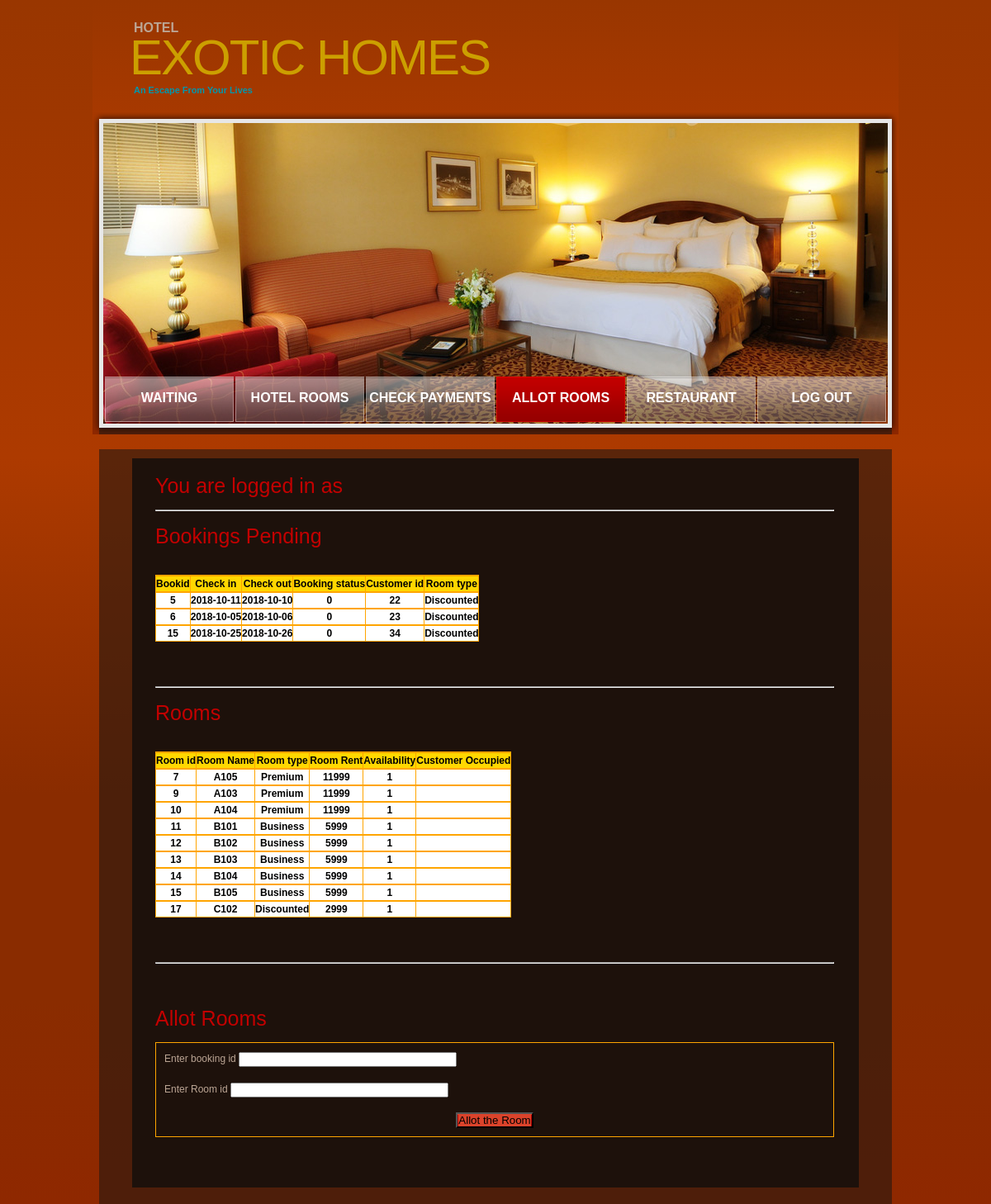
/project/Allot.php, run on the app's committed database.
### tables this page shows
CREATE TABLE `bookings` (
  `bookid` int(10) NOT NULL,
  `checkin` date NOT NULL,
  `checkout` date NOT NULL,
  `bookstatus` tinyint(1) NOT NULL DEFAULT '0',
  `custid` int(10) NOT NULL,
  `roomtype` varchar(20) NOT NULL,
  `roomid` int(10) DEFAULT NULL
);

CREATE TABLE `rooms` (
  `room_id` int(10) NOT NULL,
  `roomname` varchar(30) NOT NULL,
  `roomtypeid` varchar(30) NOT NULL,
  `roomrent` int(10) NOT NULL,
  `availstatus` tinyint(1) NOT NULL DEFAULT '1',
  `occcustid` int(10) DEFAULT NULL
);

### project/Allot.php (the view, shortened to what this page needs)
<!DOCTYPE html PUBLIC "-//W3C//DTD XHTML 1.0 Strict//EN" "http://www.w3.org/TR/xhtml1/DTD/xhtml1-strict.dtd">
<html xmlns="http://www.w3.org/1999/xhtml" xml:lang="en" lang="en">
<head>
<link href="style.css" rel="stylesheet" type="text/css" />
<link href="layout.css" rel="stylesheet" type="text/css" />
</head>
<body id="page1" onload="new ElementMaxHeight();">
<div id="main">
  <div id="header">
    <div class="row-1">
      <div class="wrapper">
        <div class="logo">
          <h1><a href="#">Exotic Homes</a></h1>
          <em>Hotel</em> <strong>An Escape From Your Lives</strong> </div>
      </div>
    </div>
    <div class="row-2">
      <div class="indent">
        <div class="header-box">
          <div class="inner">
            <ul class="nav">
              <li><a href="admin.php">Waiting Requests</a></li>
              <li><a href="room.php">Hotel Rooms</a></li>
              <li><a href="payments.php">Check Payments</a></li>
			   <li><a href="#" class="current">Allot Rooms</a></li>
			   <li><a href="restadmin.php">Restaurant</a></li>
			   <li><a href="logout.php">Log Out</a></li>
            </ul>
          </div>
        </div>
      </div>
    </div>
  </div>
<br/>
 <div id="content">
        <div class="box maxheight">
          <div class="inner">
		  <div>
		<?php
				echo "<h3>You are logged in as ";
				$ent=$_SESSION['usrname'];
				echo "$ent</h3>";
		?>
		</div>
			<hr/>
			<br/>
         <?php
				$link = mysqli_connect("localhost","root","","hotel_management");
				$sql = "Select * from bookings where bookstatus=0";
				if(mysqli_query($link,$sql)){
				$result=mysqli_query($link,$sql);
				echo "<style>
					table,th,td{
						font-color:#ffffff;
						 border:1px solid orange;
						 border-collapse:collapse;
					}
				</style>
				<h3>Bookings Pending</h3>
				<br/>
				<table style='width=100%;background-color:white;color:black;'>
				<th style='width=20px;'>
				<tr   style='background-color:gold;'>
					<th>Bookid</th>
					<th>Check in</th>
					<th>Check out</th>
					<th>Booking status </th>
					<th>Customer id</th>
					<th>Room type</th>
				</tr>";
				while($row=mysqli_fetch_assoc($result))
				{
				echo "
				<th style='width=20px;'>
				<tr>
					<th>$row[bookid]</th>
					<th>$row[checkin]</th>
					<th>$row[checkout]</th>
					<th>$row[bookstatus]</th>
					<th>$row[custid]</th>
					<th>$row[roomtype]</th>
				</tr>";
				}
				echo"</table>";
				}
				else{
					echo "ERROR: could not able to execute $sql.".mysqli_error($link);
				}
				?>
				<br/>
				<br/>
				<?php
				$link = mysqli_connect("localhost","root","","hotel_management");
				$sql = "Select * from rooms where availstatus='1'";
				if(mysqli_query($link,$sql)){
				$result=mysqli_query($link,$sql);
				echo "<br/>
				<hr/>
			<br/>
				<style>
					table,th,td{
						font-color:#ffffff;
						 border:1px solid orange;
						 border-collapse:collapse;
					}
				</style>
				<h3>Rooms</h3>
				<br/>
				<table style='width=100%;background-color:white;color:black;'>
				<th style='width=20px;'>
				<tr   style='background-color:gold;'>
					<th>Room id</th>
					<th>Room Name</th>
					<th>Room type</th>
					<th>Room Rent</th>
					<th>Availability</th>
					<th>Customer Occupied</th>
				</tr>";
				while($row=mysqli_fetch_assoc($result))
				{
				echo "
				<th style='width=20px;'>
				<tr>
					<th>$row[room_id]</th>
					<th>$row[roomname]</th>
					<th>$row[roomtypeid]</th>
					<th>$row[roomrent]</th>
					<th>$row[availstatus]</th>
					<th>$row[occcustid]</th>
				</tr>";
				}
				echo "</table>
				<br/>
				<br/>";
				echo '
				<br/>
				<hr/>
			<br/>
				<br/>
				<br/>
				 <h3>Allot Rooms</h3>
            <form action="Allotsub.php" method="POST" id="foodorder-form" style="padding:10px; border:1px solid orange;">
                <div>
                  <label>Enter booking id</label>
                  <input type="int" name="bookid" size="35">
                </div>
				<br/>
                <div>
                  <label>Enter Room id</label>
                  <input type="int" name="roomid" size="35">
                </div>
				<br/>
                <div class="button"><button type="submit" style="background: rgb(219, 67, 43)"><span><span>Allot the Room</span></span></button></div>
            </form>';
				}
				else{
					echo "ERROR: could not able to execute $sql.".mysqli_error($link);
				}
				?>
          </div>
      </div>
    </div>
  </div>
</body>
</html>

### project/style.css (style rules this page uses)
* { margin:0; padding:0; }
html, body { height:100%; }
body { background: rgba(153,54,0,1); background: -moz-linear-gradient(top, rgba(153,54,0,1) 0%, rgba(173,58,0,1) 38%, rgba(138,44,0,1) 66%, rgba(138,44,0,1) 83%, rgba(143,40,0,1) 100%); background: -webkit-gradient(left top, left bottom, color-stop(0%, rgba(153,54,0,1)), color-stop(38%, rgba(173,58,0,1)), color-stop(66%, rgba(138,44,0,1)), color-stop(83%, rgba(138,44,0,1)), color-stop(100%, rgba(143,40,0,1))); background: -webkit-linear-gradient(top, rgba(153,54,0,1) 0%, rgba(173,58,0,1) 38%, rgba(138,44,0,1) 66%, rgba(138,44,0,1) 83%, rgba(143,40,0,1) 100%); background: -o-linear-gradient(top, rgba(153,54,0,1) 0%, rgba(173,58,0,1) 38%, rgba(138,44,0,1) 66%, rgba(138,44,0,1) 83%, rgba(143,40,0,1) 100%); background: -ms-linear-gradient(top, rgba(153,54,0,1) 0%, rgba(173,58,0,1) 38%, rgba(138,44,0,1) 66%, rgba(138,44,0,1) 83%, rgba(143,40,0,1) 100%); background: linear-gradient(to bottom, rgba(153,54,0,1) 0%, rgba(173,58,0,1) 38%, rgba(138,44,0,1) 66%, rgba(138,44,0,1) 83%, rgba(143,40,0,1) 100%); filter: progid:DXImageTransform.Microsoft.gradient( startColorstr='#993600', endColorstr='#8f2800', GradientType=0 ); center top #37271c; font-family:Tahoma, Geneva, sans-serif; font-size:100%; line-height:1.125em; color:#bca695; }
input, select, textarea { font-family:Tahoma, Geneva, sans-serif; font-size:1em; }
.wrapper { width:100%; overflow:hidden; }
input, select { vertical-align:middle; font-weight:normal; }
ul { list-style:none; }
a { color:#bca695; outline:none; }
h1 { font-family:"Trebuchet MS", Arial, Helvetica, sans-serif; font-size:60px; line-height:1em; color:##cc9f00; text-transform:uppercase; font-weight:normal; letter-spacing:-2px; }
h1 a { color:#cc9f00; text-decoration:none; }
h3 { font-family:"Trebuchet MS", Arial, Helvetica, sans-serif; color:#c30000; font-size:25px; line-height:1em; font-weight:normal; margin-bottom:16px; }
.button { text-align:center; font-size:.91em; }
.button span { display:inline-block; background:url(images/button-side.gif) no-repeat left top; padding-left:1px; }
.button span span { background:url(images/button-side.gif) no-repeat right top; padding-right:1px; padding-left:0; }
.box { background:#1d110b; width:100%; }
.box .inner { padding:21px 30px 30px 28px; }
#header .row-1 { height:136px; }
#header .row-2 { height:390px; background:url(images/header-bg.png) no-repeat left bottom; }
#header .row-2 .indent { padding:13px 0 0 13px; }
#header .logo { float:left; padding:40px 0 0 45px; }
#header .logo em { position:absolute; top:25px; text-transform:uppercase; font-style:normal; font-size:16px; font-family:"Trebuchet MS", Arial, Helvetica, sans-serif; font-weight:bold; padding-left:5px; }
#header .logo strong { color:#0098ad; font-size:.91em; padding-left:5px; }
.header-box { background:url(images/header-bg1.jpg) no-repeat left top; width:950px; height:364px; }
.header-box .inner { padding:307px 0 0 2px; }
#header .nav { overflow:hidden; }
#header .nav li { display:inline; }
#header .nav li a { display:block; float:left; width:156px; height:55px; line-height:52px; font-size:16px; text-transform:uppercase; font-weight:bold; color:#fff; text-decoration:none; font-family:"Trebuchet MS", Arial, Helvetica, sans-serif; text-align:center; margin-right:2px; background:url(images/nav-bg1.png) no-repeat left top; }
#header .nav li a.current { background:url(images/nav-bg2.png) no-repeat left top; }
#content { background:url(images/content-bg.png) left top; margin:0 8px; padding:11px 40px 20px 40px; }

### project/Allot.php (style rules this page uses)
table,th,td { font-color:#ffffff; border:1px solid orange; border-collapse:collapse; }

### data on the page
bookings: bookid "5", checkin "2018-10-11", checkout "2018-10-10", bookstatus "0", custid "22", roomtype "Discounted"
bookings: bookid "6", checkin "2018-10-05", checkout "2018-10-06", bookstatus "0", custid "23", roomtype "Discounted"
bookings: bookid "15", checkin "2018-10-25", checkout "2018-10-26", bookstatus "0", custid "34", roomtype "Discounted"
rooms: room_id "7", roomname "A105", roomtypeid "Premium", roomrent "11999", availstatus "1"
rooms: room_id "9", roomname "A103", roomtypeid "Premium", roomrent "11999", availstatus "1"
rooms: room_id "10", roomname "A104", roomtypeid "Premium", roomrent "11999", availstatus "1"
rooms: room_id "11", roomname "B101", roomtypeid "Business", roomrent "5999", availstatus "1"
rooms: room_id "12", roomname "B102", roomtypeid "Business", roomrent "5999", availstatus "1"
rooms: room_id "13", roomname "B103", roomtypeid "Business", roomrent "5999", availstatus "1"
rooms: room_id "14", roomname "B104", roomtypeid "Business", roomrent "5999", availstatus "1"
rooms: room_id "15", roomname "B105", roomtypeid "Business", roomrent "5999", availstatus "1"
rooms: room_id "17", roomname "C102", roomtypeid "Discounted", roomrent "2999", availstatus "1"
